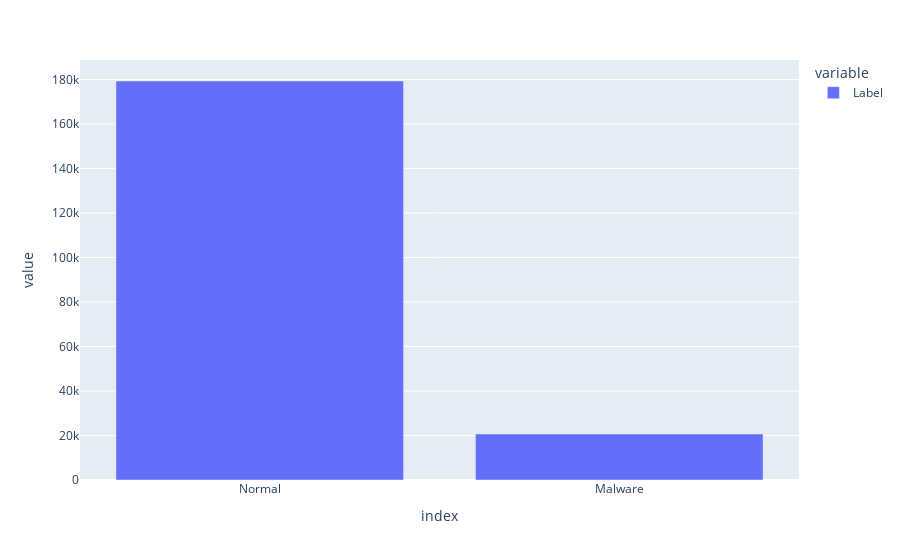

Notebook code for this chart:
### Markdown cell above
Label analysis

### Code cell
print(df["Label"].unique())
print(df["Label"].value_counts())
fig = px.bar(df["Label"].value_counts())
fig.show()

### Figure 1 — Plotly figure (JSON) as saved in the notebook; plotly's stock layout.template omitted (floating-point values rounded to 4 significant figures)
{"data": [{"alignmentgroup": "True", "hovertemplate": "variable=Label<br>index=%{x}<br>value=%{y}<extra></extra>", "legendgroup": "Label", "marker": {"color": "#636efa", "pattern": {"shape": ""}}, "name": "Label", "offsetgroup": "Label", "orientation": "v", "showlegend": true, "textposition": "auto", "type": "bar", "x": ["Normal", "Malware"], "xaxis": "x", "y": [179340, 20659], "yaxis": "y"}], "layout": {"barmode": "relative", "legend": {"title": {"text": "variable"}, "tracegroupgap": 0}, "margin": {"t": 60}, "xaxis": {"anchor": "y", "domain": [0, 1], "title": {"text": "index"}}, "yaxis": {"anchor": "x", "domain": [0, 1], "title": {"text": "value"}}}}
